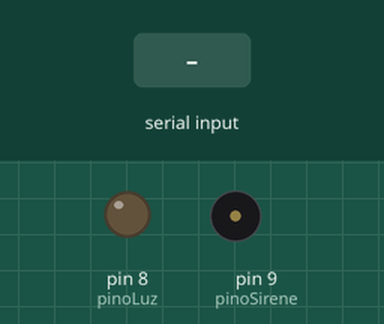
Simulated run of this sketch. Board: Arduino Uno, built with avr-gcc and run on an emulated ATmega328P. Shown: output pins drawn as LEDs (lit = HIGH), buzzer (waves = sounding, pin HIGH). Inputs (shaded band) come from the test bench.

Above: at 1.2 s.
1.3 s: "L" received over Serial
At 2.1 s:
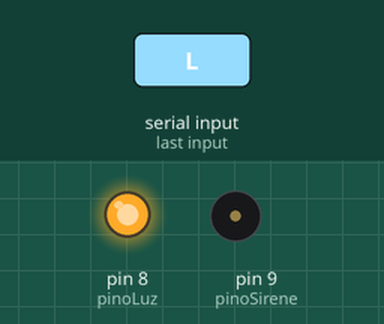
2.8 s: "S" received over Serial
At 3.2 s:
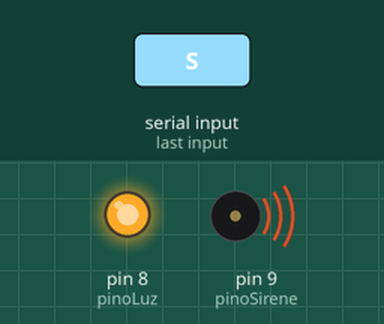
5.3 s: "D" received over Serial
At 6.4 s:
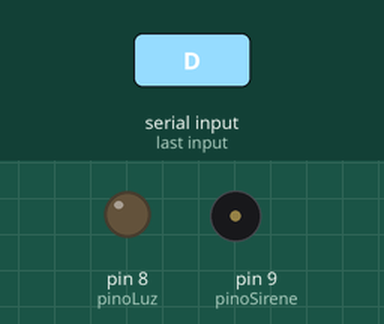
6.8 s: "S" received over Serial
At 7.5 s:
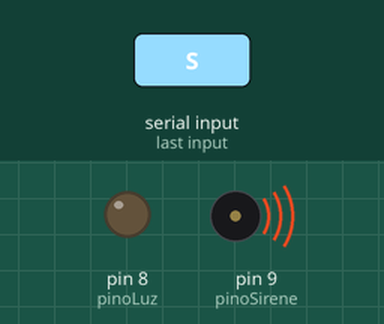
Timing chart, 0 to 9.8 s (numbered marks = the images above; inputs shaded):
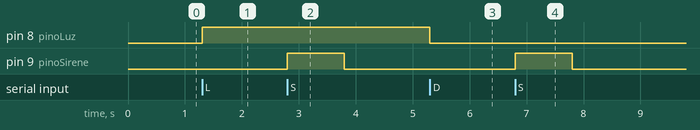

Measured:
- after the input at 1.3 s, pin 8 (pinoLuz): LOW → HIGH at once
- after the input at 2.8 s, pin 9 (pinoSirene): LOW → HIGH at once, → LOW 1.0 s later
- after the input at 5.3 s, pin 8 (pinoLuz): HIGH → LOW at once
- after the input at 6.8 s, pin 9 (pinoSirene): LOW → HIGH at once, → LOW 1.0 s later

The sketch:

control_unit.ino
```cpp
const int pinoLuz = 8;
const int pinoSirene = 9;

void setup() {
  Serial.begin(9600);
  pinMode(pinoLuz, OUTPUT);
  pinMode(pinoSirene, OUTPUT);
  digitalWrite(pinoLuz, LOW);
  digitalWrite(pinoSirene, LOW);
}

void loop() {
  if (Serial.available() > 0) {
    char acao = Serial.read();
    if (acao == 'L') digitalWrite(pinoLuz, HIGH);
    if (acao == 'D') digitalWrite(pinoLuz, LOW);
    if (acao == 'S') {
      digitalWrite(pinoSirene, HIGH);
      delay(1000);
      digitalWrite(pinoSirene, LOW);
    }
  }
}
```
